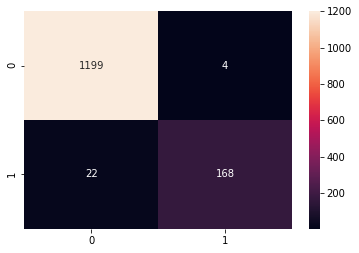

This figure's Python source:
import pandas as pd

from sklearn.feature_extraction.text import TfidfVectorizer
from sklearn.linear_model import LogisticRegressionCV
from sklearn.naive_bayes import BernoulliNB
from sklearn.svm import SVC

from sklearn.pipeline import Pipeline
from sklearn.model_selection import GridSearchCV

from sklearn.model_selection import train_test_split
from sklearn.metrics import confusion_matrix

import seaborn as sns
import matplotlib.pyplot as plt


df = pd.read_csv('SPAM text message 20170820 - Data.csv')

clf = Pipeline([('tfidf', TfidfVectorizer(stop_words='english')),
                ('clf', None)])

parameters = {
    'tfidf__ngram_range': [(1, 1), (1, 2), (1, 3)],
    'clf': [LogisticRegressionCV(cv=5 , solver='newton-cg', scoring='roc_auc'),
            SVC(gamma='auto'), BernoulliNB()],
}

clf = GridSearchCV(clf, parameters, cv=4, scoring='roc_auc')


X = df['Message']
Y = pd.get_dummies(df['Category'])['spam']

x_train, x_test, y_train, y_test = train_test_split(X, Y)

clf.fit(x_train, y_train)
print(clf.best_params_)
print(f'score: {clf.score(x_test, y_test)}')


y_pred = clf.predict(x_test)
cm = confusion_matrix(y_test, y_pred)
sns.heatmap(cm, annot=True, fmt='d')
plt.show()

samples = df.loc[y_test.index].copy()
samples['true_result'] = y_test
samples['model_perdict'] = y_pred
print(samples.sample(n=10))
